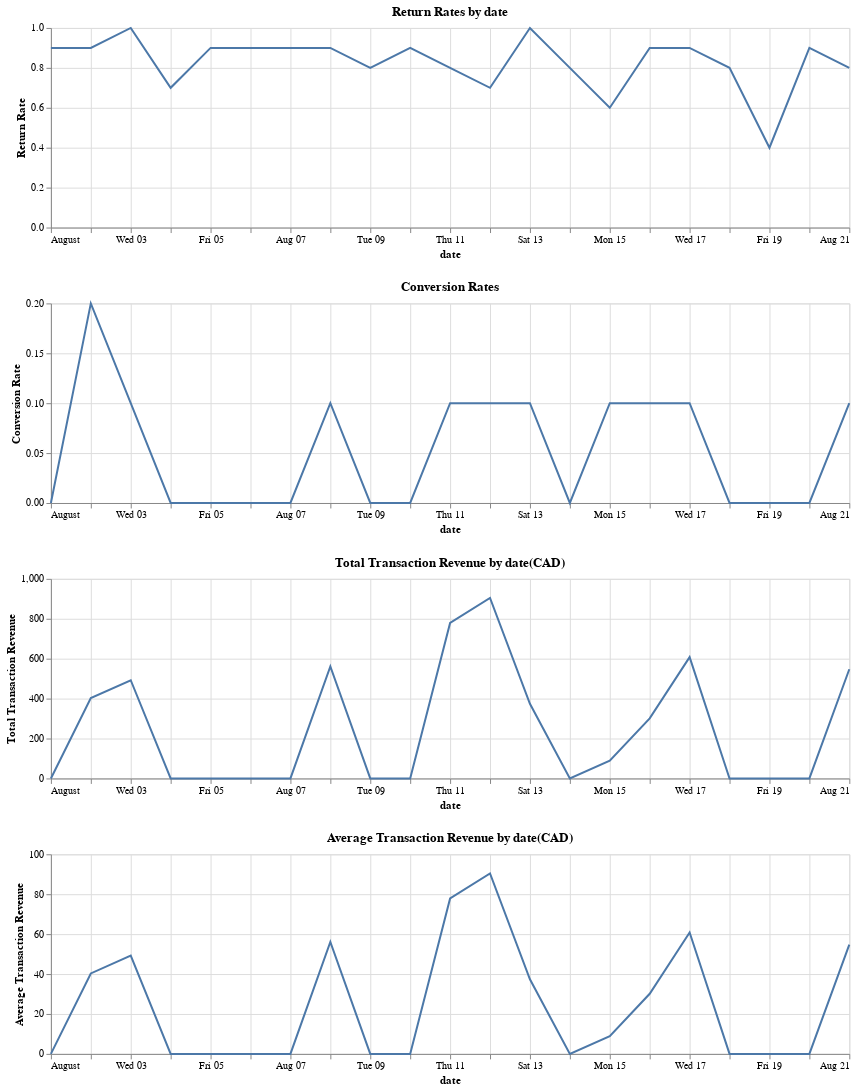

Here is the notebook cell this chart was saved with:
### Markdown cell above
After defining all the mandatory variables, user can call the function with default values of optional variables, `width=600` and `height=1000` that specified the size of chart. User can also specify values of these two optional variables. Please note the chart show below containing four charts so `width` and `height` specified in the function are the size of grand chart, thus please make sure the values specified in the function are suitable to accomodate four charts.

### Code cell
plot = daily_plot(data, campaign_id, start_date, end_date, width=300, height=800)
plot

### Figure 1 — Vega-Lite specification as saved in the notebook (floating-point values rounded to 4 significant figures)
{"config": {"view": {"continuousWidth": 300, "continuousHeight": 300}}, "vconcat": [{"mark": {"type": "line"}, "encoding": {"x": {"field": "date", "type": "temporal"}, "y": {"field": "return_rates", "title": "Return Rate", "type": "quantitative"}}, "height": 200, "title": "Return Rates by date", "width": 800}, {"mark": {"type": "line"}, "encoding": {"x": {"field": "date", "type": "temporal"}, "y": {"field": "conversion_rates", "title": "Conversion Rate", "type": "quantitative"}}, "height": 200, "title": "Conversion Rates", "width": 800}, {"mark": {"type": "line"}, "encoding": {"x": {"field": "date", "type": "temporal"}, "y": {"field": "ttl_transac_revenues", "title": "Total Transaction Revenue", "type": "quantitative"}}, "height": 200, "title": "Total Transaction Revenue by date(CAD)", "width": 800}, {"mark": {"type": "line"}, "encoding": {"x": {"field": "date", "type": "temporal"}, "y": {"field": "avg_transac_revenues", "title": "Average Transaction Revenue", "type": "quantitative"}}, "height": 200, "title": "Average Transaction Revenue by date(CAD)", "width": 800}], "data": {"name": "data-ef1c7a098c742a1c8c00c06c9588566a"}, "$schema": "https://vega.github.io/schema/vega-lite/v5.16.3.json", "datasets": {"data-ef1c7a098c742a1c8c00c06c9588566a": [{"date": "2022-08-01T00:00:00", "return_rates": 0.9, "conversion_rates": 0.0, "ttl_transac_revenues": 0.0, "avg_transac_revenues": 0.0}, {"date": "2022-08-02T00:00:00", "return_rates": 0.9, "conversion_rates": 0.2, "ttl_transac_revenues": 403.0, "avg_transac_revenues": 40.3}, {"date": "2022-08-03T00:00:00", "return_rates": 1.0, "conversion_rates": 0.1, "ttl_transac_revenues": 492.0, "avg_transac_revenues": 49.2}, {"date": "2022-08-04T00:00:00", "return_rates": 0.7, "conversion_rates": 0.0, "ttl_transac_revenues": 0.0, "avg_transac_revenues": 0.0}, {"date": "2022-08-05T00:00:00", "return_rates": 0.9, "conversion_rates": 0.0, "ttl_transac_revenues": 0.0, "avg_transac_revenues": 0.0}, {"date": "2022-08-06T00:00:00", "return_rates": 0.9, "conversion_rates": 0.0, "ttl_transac_revenues": 0.0, "avg_transac_revenues": 0.0}, {"date": "2022-08-07T00:00:00", "return_rates": 0.9, "conversion_rates": 0.0, "ttl_transac_revenues": 0.0, "avg_transac_revenues": 0.0}, {"date": "2022-08-08T00:00:00", "return_rates": 0.9, "conversion_rates": 0.1, "ttl_transac_revenues": 561.0, "avg_transac_revenues": 56.1}, {"date": "2022-08-09T00:00:00", "return_rates": 0.8, "conversion_rates": 0.0, "ttl_transac_revenues": 0.0, "avg_transac_revenues": 0.0}, {"date": "2022-08-10T00:00:00", "return_rates": 0.9, "conversion_rates": 0.0, "ttl_transac_revenues": 0.0, "avg_transac_revenues": 0.0}, {"date": "2022-08-11T00:00:00", "return_rates": 0.8, "conversion_rates": 0.1, "ttl_transac_revenues": 779.0, "avg_transac_revenues": 77.9}, {"date": "2022-08-12T00:00:00", "return_rates": 0.7, "conversion_rates": 0.1, "ttl_transac_revenues": 904.0, "avg_transac_revenues": 90.4}, {"date": "2022-08-13T00:00:00", "return_rates": 1.0, "conversion_rates": 0.1, "ttl_transac_revenues": 374.0, "avg_transac_revenues": 37.4}, {"date": "2022-08-14T00:00:00", "return_rates": 0.8, "conversion_rates": 0.0, "ttl_transac_revenues": 0.0, "avg_transac_revenues": 0.0}, {"date": "2022-08-15T00:00:00", "return_rates": 0.6, "conversion_rates": 0.1, "ttl_transac_revenues": 89.0, "avg_transac_revenues": 8.9}, {"date": "2022-08-16T00:00:00", "return_rates": 0.9, "conversion_rates": 0.1, "ttl_transac_revenues": 301.0, "avg_transac_revenues": 30.1}, {"date": "2022-08-17T00:00:00", "return_rates": 0.9, "conversion_rates": 0.1, "ttl_transac_revenues": 608.0, "avg_transac_revenues": 60.8}, {"date": "2022-08-18T00:00:00", "return_rates": 0.8, "conversion_rates": 0.0, "ttl_transac_revenues": 0.0, "avg_transac_revenues": 0.0}, {"date": "2022-08-19T00:00:00", "return_rates": 0.4, "conversion_rates": 0.0, "ttl_transac_revenues": 0.0, "avg_transac_revenues": 0.0}, {"date": "2022-08-20T00:00:00", "return_rates": 0.9, "conversion_rates": 0.0, "ttl_transac_revenues": 0.0, "avg_transac_revenues": 0.0}, {"date": "2022-08-21T00:00:00", "return_rates": 0.8, "conversion_rates": 0.1, "ttl_transac_revenues": 547.0, "avg_transac_revenues": 54.7}]}}
